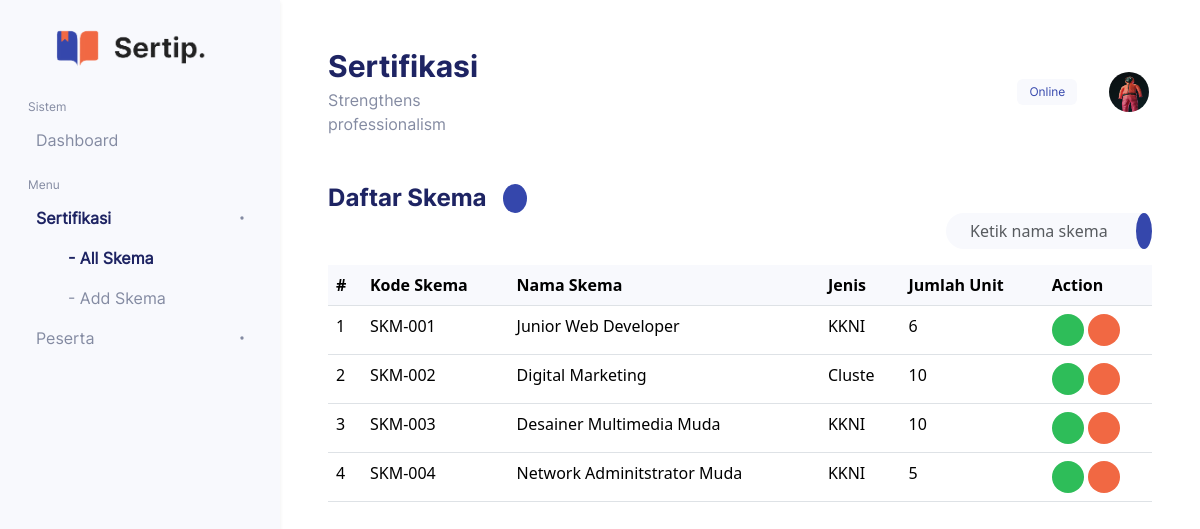
The page /includes/skema/allSkema.php on the database its author committed.
### tables this page shows
CREATE TABLE `skema` (
  `Kd_skema` varchar(11) NOT NULL,
  `Nm_skema` varchar(60) NOT NULL,
  `Jenis` varchar(6) NOT NULL,
  `Jml_unit` bigint(20) UNSIGNED NOT NULL
);

### config/skema/allSkema.php (called while the page is built)
<?php
    $sql = mysqli_query($conn, "SELECT * FROM skema") or die (mysqli_error($conn));
?>

### includes/skema/allSkema.php (the view, shortened to what this page needs)
<!DOCTYPE html>
<html lang="en">
  <head>
    <link rel="stylesheet" href="../../assets/css/app.css" type="text/css" />
  </head>
  <body>
    <div class="sidebar shadow-sm px-0 px-lg-3 d-none d-lg-inline">
      <div class="container">
        <div class="sidebar-brand text-center py-3 d-none d-lg-inline">
          <img src="../../assets/img/logo-primary-nobg.png" alt="logo-primary-nobg" />
        </div>
        <div class="accordion" id="accordion">
          <div class="small mb-1">Sistem</div>
          <div class="accordion-item">
            <a href="../../index.php" class="gap-2 py-2">
              <p>Dashboard</p>
            </a>
          </div>
          <div class="small mt-3 mb-1">Menu</div>
          <div class="accordion-item">
            <a href="#" class="accordion-button gap-2 py-2 px-0" data-bs-toggle="collapse" data-bs-target="#sertifikasi" aria-expanded="true" aria-controls="sertifikasi">
              <p class="fw-bold" style="color: #1e2463">Sertifikasi</p>
            </a>
            <div id="sertifikasi" class="accordion-collapse collapse show" data-bs-parent="#accordion">
              <a href="./allSkema.php" class="py-2">
                <p class="fw-bold" style="color: #1e2463">- All Skema</p>
              </a>
              <a href="./addSkema.php" class="py-2">
                <p>- Add Skema</p>
              </a>
            </div>
          </div>
          <div class="accordion-item">
            <a href="#" class="accordion-button gap-2 py-2 px-0" data-bs-toggle="collapse" data-bs-target="#peserta" aria-expanded="true" aria-controls="peserta">
              <p>Peserta</p>
            </a>
          </div>
        </div>
      </div>
    </div>
    <main>
      <div class="container px-3 px-lg-5 pt-5">
        <div class="row d-flex justify-content-between m-0 mb-5">
          <div class="col-sm-3 p-0">
            <h1 class="mb-1">Sertifikasi</h1>
            <p>Strengthens professionalism</p>
          </div>
          <div class="col-2 d-lg-flex align-items-center justify-content-center gap-3 d-none">
            <div class="primary-badge rounded-2">
              <div class="small" id="status">Check</div>
            </div>
            <div class="avatar">
              <img class="rounded-circle" src="../../assets/img/avatar.jpg" alt="avatar" />
            </div>
          </div>
        </div>
        <div class="d-flex">
          <h2>Daftar Skema</h2>
          <a href="./addSkema.php" class="btn primary-btn ms-3 rounded-circle d-flex justify-content-center align-items-center">
          </a>
        </div>
        <form action="allSkema.php">
          <div class="col-sm-3 ms-auto search my-3 mt-lg-0">
            <div class="input-group">
              <input type="text" class="form-control border-0 rounded-start-pill ps-4" placeholder="Ketik nama skema" name="cari"/>
              <button type="submit" class="submit btn rounded-circle primary-btn d-flex justify-content-center align-items-center p-2 z-3" value="cari">
              </button>
            </div>
          </div>
        </form>
        <div class="table-responsive">
          <table class="table table-condesed px-5">
            <thead>
              <tr>
                <th scope="col">#</th>
                <th>Kode Skema</th>
                <th>Nama Skema</th>
                <th>Jenis</th>
                <th>Jumlah Unit</th>
                <th>Action</th>
              </tr>
            </thead>
            <?php
              include '../../config/connection.php';
              $no =1 ;
              if (isset($_GET['cari'])) {
                $cari = $_GET['cari'];
                include '../../config/skema/searchSkema.php';
              } else {
                include '../../config/skema/allSkema.php';
              }
              while (
                $data = mysqli_fetch_array($sql)
              ) {
            ?>
            <tbody>
              <tr>
                <td scope="row"><?php echo $no++; ?></td>
                <td><?php echo $data['Kd_skema'] ?></td>
                <td><?php echo $data['Nm_skema'] ?></td>
                <td><?php echo $data['Jenis'] ?></td>
                <td><?php echo $data['Jml_unit'] ?></td>
                <td class="d-flex gap-1">
                  <a href="./updateSkema.php?Kd_skema=<?php echo $data['Kd_skema']; ?>" class="action rounded-circle" style="background-color: #2ebd59">
                  </a>
                  <a href="../../config/skema/deleteSkema.php?Kd_skema=<?php echo $data['Kd_skema']; ?>" class="action rounded-circle" style="background-color: #f16843">
                  </a>
                </td>
              </tr>
            <?php
              }
              ?>
            </tbody>
          </table>
        </div>
      </div>
    </main>
  </body>
</html>

### rows shown on the page
skema: Kd_skema "SKM-001", Nm_skema "Junior Web Developer", Jenis "KKNI", Jml_unit "6"
skema: Kd_skema "SKM-002", Nm_skema "Digital Marketing", Jenis "Cluste", Jml_unit "10"
skema: Kd_skema "SKM-003", Nm_skema "Desainer Multimedia Muda", Jenis "KKNI", Jml_unit "10"
skema: Kd_skema "SKM-004", Nm_skema "Network Adminitstrator Muda", Jenis "KKNI", Jml_unit "5"
